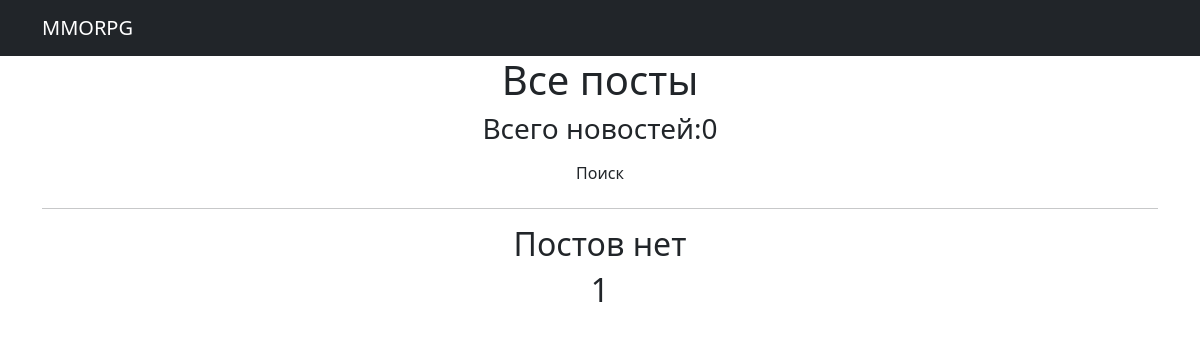
/posts/, run on an earlier commit of the app's database.
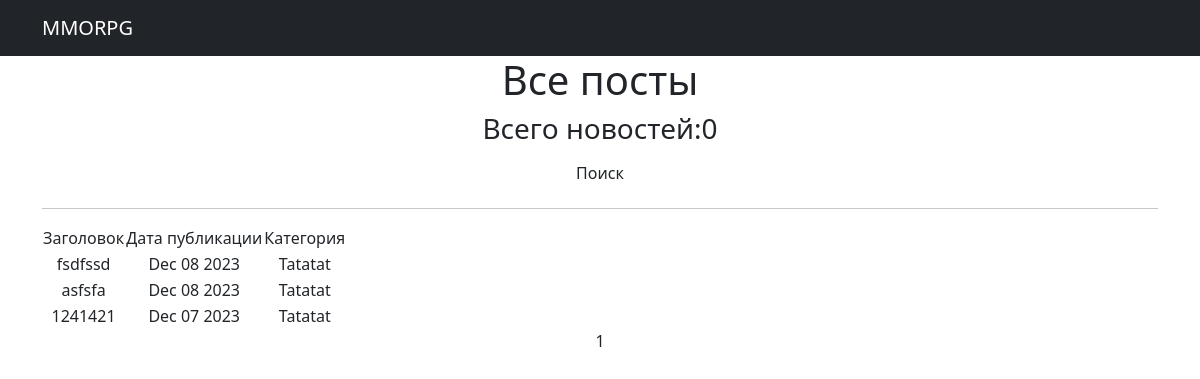
And on a later commit of the database.
### simpleapp/models.py (models this page shows, shortened)
class Post(models.Model):
    player = models.ForeignKey(Player,on_delete=models.CASCADE)
    tanks = 'TK'
    heals = 'HL'
    damage_dealers = 'DD'
    vendors = 'VD'
    guildmasters = 'GM'
    quest_giver = 'QG'
    smiths = 'SM'
    skinners = 'SK'
    potion_masters = 'PM'
    enchanters = 'EH'
    CATEGORY_CHOICES = (
        (tanks,'Танки'),(heals,'Хилы'),(damage_dealers,'Дамагеры'),(vendors,'Торговцы'),(guildmasters,'Гильдмастера'),
        (quest_giver,'Квестгиверы'),(smiths,'Кузнецы'),(skinners,'Кожевники'),(potion_masters,'Зельевары'),(enchanters,'Мастера заклинаний')
    )
    categoryType = models.CharField(max_length=2,choices=CATEGORY_CHOICES,default=None)
    dateCreation = models.DateTimeField(auto_now_add=True)
    category = models.ForeignKey(Category, on_delete=models.CASCADE, related_name='category')
    title = models.CharField(max_length=128)

class Category(models.Model):
    name = models.CharField(max_length=30,unique=True,)
    subscribers = models.ManyToManyField(User,related_name='categories')
    def __str__(self):
        return self.name.title()

### simpleapp/views.py (the view)
# urls.py: path('',PostList.as_view(),name='posts'),
class PostList(ListView):
    raise_exception = True
    model = Post
    ordering = '-dateCreation'
    template_name = 'posts.html'
    context_object_name = 'posts'
    paginate_by = 10

### templates/posts.html (shortened to what this page needs)
{% extends 'flatpages/default.html' %}
{% block content %}
    <h1>Все посты</h1>
    <h3>Всего новостей:{{ Posts|length }}</h3>
    <a href="search" class="btn">Поиск</a>
    <hr>
    {% if posts %}
        <table>
            <tr>
                <td>Заголовок</td>
                <td>Дата публикации</td>
                <td>Категория</td>
            </tr>
            {% for post in posts %}
            <tr>
                <td>{{ post.title }}</td>
                <td>{{ post.dateCreation|date:'M d Y' }}</td>
                <td>{{post.category}}</td>
                <td>
                </td>
            </tr>
            {% endfor %}
        </table>
    {% else %}
        <h2> Постов нет <h2>
    {% endif %}
    {{ page_obj.number }}
{% endblock content%}

### templates/flatpages/default.html (shortened to what this page needs)
<!DOCTYPE html>
{% load static %}
<html lang="en">
    <head>
        <link href="{% static 'css/styles.css' %}" rel="stylesheet" />
    </head>
    <body>
        <nav class="navbar navbar-expand-lg navbar-dark bg-dark static-top">
            <div class="container">
                <a class="navbar-brand" href="http://127.0.0.1:8000/posts/">MMORPG</a>
            </div>
         </nav>
        <div class="container">
            <div class="row">
                <div class="col-lg-12 text-center">
                    {% block content %}{% endblock content %}
                </div>
            </div>
         </div>
    </body>
</html>

What changed in the data, as far as the page shows it:
added Post: title "fsdfssd", dateCreation "Dec 08 2023", category "Tatatat"
added Post: title "asfsfa", dateCreation "Dec 08 2023", category "Tatatat"
added Post: title "1241421", dateCreation "Dec 07 2023", category "Tatatat"
Also different on the page:
text no longer shown: "Постов нет"
text now shown: "Заголовок Дата публикации Категория"
